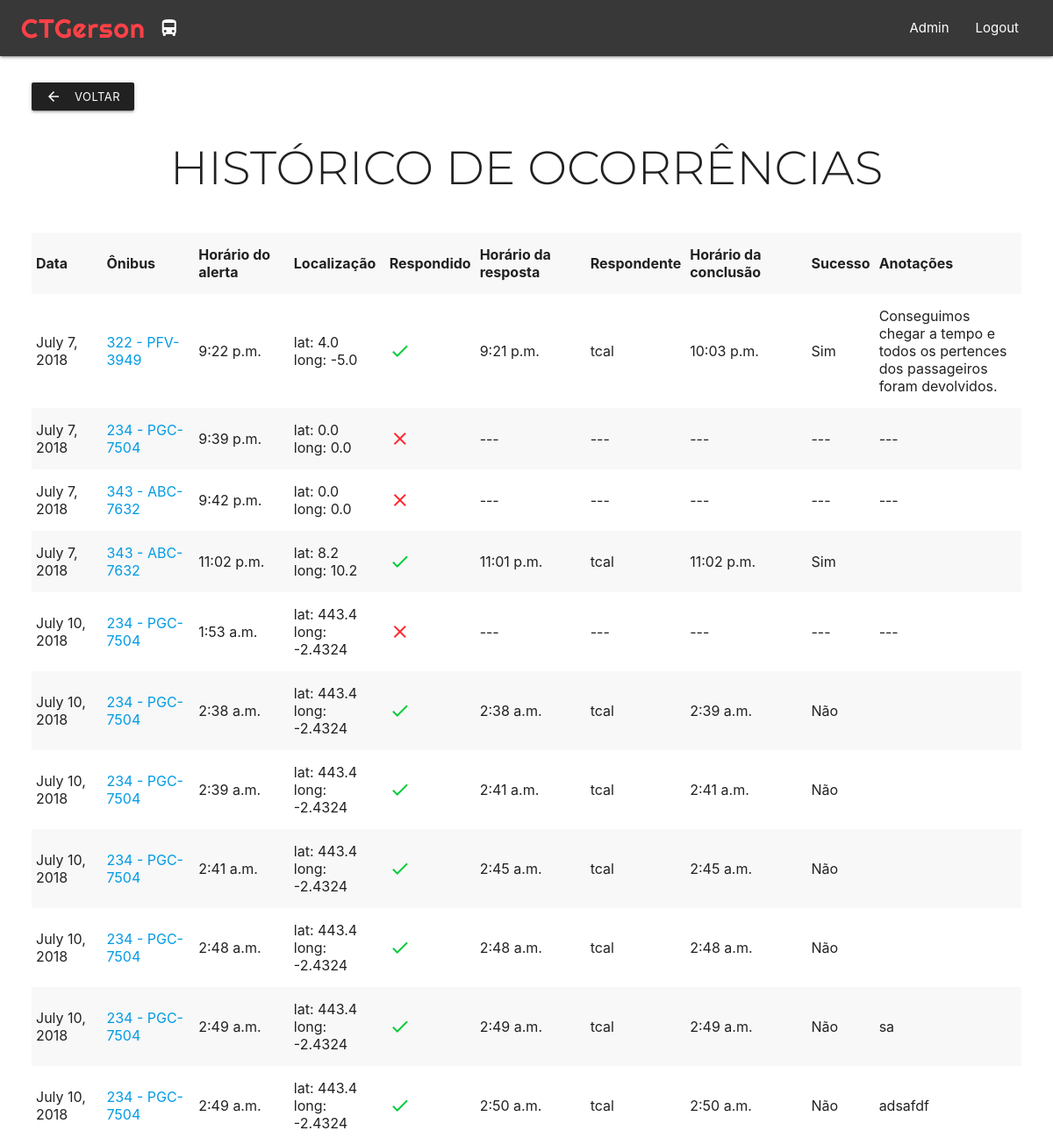
The page /lista_ocorrencias/ (signed in) on the database its author committed.
### CTGerson/models.py (models this page shows, shortened)
class Occurrence(models.Model):
    closed = models.BooleanField(default=False)
    date = models.DateField(default=timezone.localdate)
    bus = models.ForeignKey('CTGerson.Bus', on_delete=models.PROTECT, default=1)
    alert_time = models.TimeField(default=timezone.localtime)
    latitude = models.FloatField(default=0.0)
    longitude = models.FloatField(default=0.0)
    responded = models.BooleanField(default=False)
    response_time = models.TimeField(default=timezone.localtime)
    responder = models.ForeignKey('auth.User', on_delete=models.PROTECT, default=3)
    finish_time = models.TimeField(default=timezone.localtime)
    successfull = models.BooleanField(default=False)
    notes = models.TextField(blank=True)

class Bus(models.Model):
    plate = models.CharField(max_length=8)
    line_number = models.CharField(max_length=5)
    company = models.CharField(max_length=100)
    class Meta:
        permissions = (("can_see_bus_list", "See bus list"),)

### CTGerson/views.py (the view)
# urls.py: path('lista_ocorrencias/', views.occurrences_list, name='occurrences_list'),
@login_required
def occurrences_list(request):
    admin = request.user.groups.filter(name='Administrators').exists()
    occurrences = Occurrence.objects.all().filter(closed=True)
    return render(request, 'occurrences_list.html', {'admin': admin, 'occurrences': occurrences})

### CTGerson/templates/occurrences_list.html
{% extends 'base2.html' %}
{% block content %}
    <div class="row" style="margin-top: 30px;">
        <a href="http://127.0.0.1:8000/" class="waves-effect waves-light btn-small grey darken-4"><i class="material-icons left">arrow_back</i>Voltar</a>
    </div>
    <div class="page-title">
        <h2 style="text-align: center;">Histórico de ocorrências</h2>
        <br />
    </div>
    <div class="page-content">
        {% if occurrences %}
            <table class="striped responsive-table">
                <tr>
                    <th>Data</th>
                    <th>Ônibus</th>
                    <th>Horário do alerta</th>
                    <th>Localização</th>
                    <th>Respondido</th>
                    <th>Horário da resposta</th>
                    <th>Respondente</th>
                    <th>Horário da conclusão</th>
                    <th>Sucesso</th>
                    <th class="hide-on-small-and-down">Anotações</th>
                </tr>
                {% for occurrence in occurrences %}
                    <tr>
                        <td>{{ occurrence.date }}</td>
                        <td><a href="{% url 'bus_detail' pk=occurrence.bus.pk %}">{{ occurrence.bus.line_number }} - {{ occurrence.bus.plate }}</a></td>
                        <td>{{ occurrence.alert_time }}</td>
                        <td>lat: {{ occurrence.latitude }} <br />long: {{ occurrence.longitude }}</td>
                        {% if occurrence.responded %}
                                <td><i class="material-icons" style="color: #00cb37;">check</i></td>
                            {% else %}
                                <td><i class="material-icons" style="color: #ff272e;">clear</i></td>
                            {% endif %}
                        {% if occurrence.responded %}
                            <td>{{ occurrence.response_time }}</td>
                            <td>{{ occurrence.responder.username }}</td>
                            <td>{{ occurrence.finish_time }}</td>
                            {% if occurrence.successfull %}
                                <td>Sim</td>
                            {% else %}
                                <td>Não</td>
                            {% endif %}
                        <td class="hide-on-small-and-down"><p style="max-width: 200px;">{{ occurrence.notes }}</p></td>
                        {% else %}
                            <td>---</td>
                            <td>---</td>
                            <td>---</td>
                            <td>---</td>
                            <td>---</td>
                        {% endif %}
                    </tr>
                {% endfor %}
            </table>
        {% else %}
            <p>Nenhuma ocorrência encontrada</p>
        {% endif %}
    </div>
{% endblock content %}

### rows shown on the page
Occurrence: date "July 7, 2018", bus.line_number "322", bus.plate "PFV-3949", alert_time "9:22 p.m.", latitude "4.0", longitude "-5.0", responded True (drawn), response_time "9:21 p.m.", responder.username "tcal", finish_time "10:03 p.m.", successfull "Sim", notes "Conseguimos chegar a tempo e todos os pertences dos passageiros foram devolvidos."
Occurrence: date "July 7, 2018", bus.line_number "234", bus.plate "PGC-7504", alert_time "9:39 p.m.", latitude "0.0", longitude "0.0", responded False (drawn)
Occurrence: date "July 7, 2018", bus.line_number "343", bus.plate "ABC-7632", alert_time "9:42 p.m.", latitude "0.0", longitude "0.0", responded False (drawn)
Occurrence: date "July 7, 2018", bus.line_number "343", bus.plate "ABC-7632", alert_time "11:02 p.m.", latitude "8.2", longitude "10.2", responded True (drawn), response_time "11:01 p.m.", responder.username "tcal", finish_time "11:02 p.m.", successfull "Sim"
Occurrence: date "July 10, 2018", bus.line_number "234", bus.plate "PGC-7504", alert_time "1:53 a.m.", latitude "443.4", longitude "-2.4324", responded False (drawn)
Occurrence: date "July 10, 2018", bus.line_number "234", bus.plate "PGC-7504", alert_time "2:38 a.m.", latitude "443.4", longitude "-2.4324", responded True (drawn), response_time "2:38 a.m.", responder.username "tcal", finish_time "2:39 a.m.", successfull "Não"
Occurrence: date "July 10, 2018", bus.line_number "234", bus.plate "PGC-7504", alert_time "2:39 a.m.", latitude "443.4", longitude "-2.4324", responded True (drawn), response_time "2:41 a.m.", responder.username "tcal", finish_time "2:41 a.m.", successfull "Não"
Occurrence: date "July 10, 2018", bus.line_number "234", bus.plate "PGC-7504", alert_time "2:41 a.m.", latitude "443.4", longitude "-2.4324", responded True (drawn), response_time "2:45 a.m.", responder.username "tcal", finish_time "2:45 a.m.", successfull "Não"
Occurrence: date "July 10, 2018", bus.line_number "234", bus.plate "PGC-7504", alert_time "2:48 a.m.", latitude "443.4", longitude "-2.4324", responded True (drawn), response_time "2:48 a.m.", responder.username "tcal", finish_time "2:48 a.m.", successfull "Não"
Occurrence: date "July 10, 2018", bus.line_number "234", bus.plate "PGC-7504", alert_time "2:49 a.m.", latitude "443.4", longitude "-2.4324", responded True (drawn), response_time "2:49 a.m.", responder.username "tcal", finish_time "2:49 a.m.", successfull "Não", notes "sa"
Occurrence: date "July 10, 2018", bus.line_number "234", bus.plate "PGC-7504", alert_time "2:49 a.m.", latitude "443.4", longitude "-2.4324", responded True (drawn), response_time "2:50 a.m.", responder.username "tcal", finish_time "2:50 a.m.", successfull "Não", notes "adsafdf"
